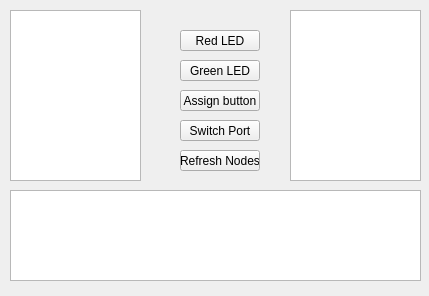
<?xml version="1.0" encoding="UTF-8"?>
<ui version="4.0">
 <class>DomoticaQTApp</class>
 <widget class="QWidget" name="DomoticaQTApp">
  <property name="geometry">
   <rect>
    <x>0</x>
    <y>0</y>
    <width>429</width>
    <height>296</height>
   </rect>
  </property>
  <property name="sizePolicy">
   <sizepolicy hsizetype="Fixed" vsizetype="Fixed">
    <horstretch>0</horstretch>
    <verstretch>0</verstretch>
   </sizepolicy>
  </property>
  <property name="windowTitle">
   <string>DomoticaQTApp</string>
  </property>
  <widget class="QListWidget" name="nodeList">
   <property name="geometry">
    <rect>
     <x>10</x>
     <y>10</y>
     <width>131</width>
     <height>171</height>
    </rect>
   </property>
   <property name="selectionBehavior">
    <enum>QAbstractItemView::SelectItems</enum>
   </property>
  </widget>
  <widget class="QPushButton" name="redLed">
   <property name="geometry">
    <rect>
     <x>180</x>
     <y>30</y>
     <width>80</width>
     <height>21</height>
    </rect>
   </property>
   <property name="text">
    <string>Red LED</string>
   </property>
  </widget>
  <widget class="QPushButton" name="greenLed">
   <property name="geometry">
    <rect>
     <x>180</x>
     <y>60</y>
     <width>80</width>
     <height>21</height>
    </rect>
   </property>
   <property name="text">
    <string>Green LED</string>
   </property>
  </widget>
  <widget class="QPushButton" name="buttonAssign">
   <property name="geometry">
    <rect>
     <x>180</x>
     <y>90</y>
     <width>80</width>
     <height>21</height>
    </rect>
   </property>
   <property name="text">
    <string>Assign button</string>
   </property>
  </widget>
  <widget class="QListWidget" name="buttonSelectList">
   <property name="geometry">
    <rect>
     <x>290</x>
     <y>10</y>
     <width>131</width>
     <height>171</height>
    </rect>
   </property>
  </widget>
  <widget class="QTextBrowser" name="debugWindow">
   <property name="geometry">
    <rect>
     <x>10</x>
     <y>190</y>
     <width>411</width>
     <height>91</height>
    </rect>
   </property>
  </widget>
  <widget class="QPushButton" name="refreshButton">
   <property name="geometry">
    <rect>
     <x>180</x>
     <y>150</y>
     <width>80</width>
     <height>21</height>
    </rect>
   </property>
   <property name="text">
    <string>Refresh Nodes</string>
   </property>
  </widget>
  <widget class="QPushButton" name="portButton">
   <property name="geometry">
    <rect>
     <x>180</x>
     <y>120</y>
     <width>80</width>
     <height>21</height>
    </rect>
   </property>
   <property name="text">
    <string>Switch Port</string>
   </property>
  </widget>
 </widget>
 <layoutdefault spacing="6" margin="11"/>
 <resources/>
 <connections/>
</ui>
